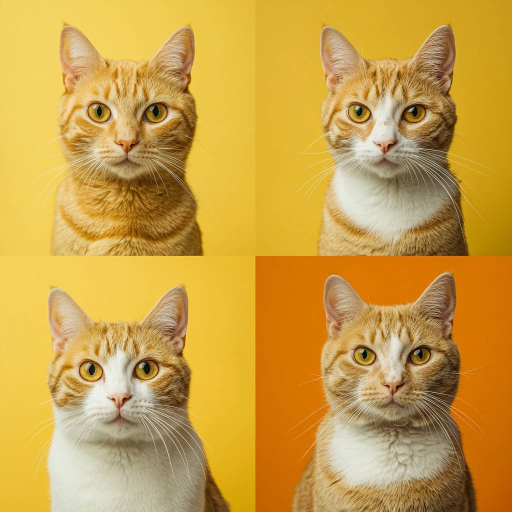
#> input picture lab9/4_cats.png, 1024 x 1024 px (shown at 1/2 size)
$ python task17.py
#> lines starting #> are read from the running program, lines starting #| are printed output that depends on the picture; after the words box and inside, x2 and y2 are one past the last pixel; in counts of white or black regions, pixels touching at a corner belong together
from PIL import Image  # импортируем pillow для работы с изображением
import numpy as np  # импортируем numpy для работы с массивами
import matplotlib.pyplot as plt  # импортируем matplotlib для визуализации изображения
from scipy.ndimage import binary_erosion, binary_dilation  # импортируем функции непосредственно для обработки изображения

# Открываем изображение и конвертируем его в формат RGBA (с альфа-каналом)
image = Image.open('4_cats.png').convert("RGBA")
data = np.array(image)  # преобразуем изображение в массив numpy
h, w, _ = data.shape  # находим высоту и ширину изображения
#> h = 1024; w = 1024

# Разбиваем изображение на 4 сектора, чтобы обрабатывать их по отдельности
sectors = [
    data[:h // 2, :w // 2, :],  # верхний левый сектор
    data[:h // 2, w // 2:, :],  # верхний правый сектор
    data[h // 2:, :w // 2, :],  # нижний левый сектор
    data[h // 2:, w // 2:, :]    # нижний правый сектор
]

def remove_background(sector, lower_bound, upper_bound, exclusion_areas):
    """
    Эта функция удаляет фон из заданного сектора изображения.
    Идея состоит в том, чтобы проводить очистку от фона на основе двух границ значений цвета пикселей,
    которые я нашла путём ювелирной работы. Чтобы улучшить результат и на самих кошках не исчезали пиксели,
    цвет которых совпадает с фоном, я решила примерно выделить прямоугольники в местах, где кошки,
    и сделать эти прямоугольники недосягаемыми областями (т.е. там фон мы не чистим).
    Можно также ещё улучшить решение, и сделать такие же маски для ушей, но задание допускает такие оплошности:)

    :param sector: Сектор изображения, который мы хотим обработать.
    :param lower_bound: Нижняя граница цвета для создания маски.
    :param upper_bound: Верхняя граница цвета для создания маски.
    :param exclusion_areas: Области, которые мы не хотим затрагивать.
    :return: Новый сектор с удаленным фоном.
    """
    # Извлекаем цветовые каналы из сектора.
    red, green, blue = sector[:, :, 0], sector[:, :, 1], sector[:, :, 2]

    # Создаем маску для выделения цветов в заданном диапазоне.
    mask = (
        (red >= lower_bound[0]) & (red <= upper_bound[0]) &
        (green >= lower_bound[1]) & (green <= upper_bound[1]) &
        (blue >= lower_bound[2]) & (blue <= upper_bound[2])
    )
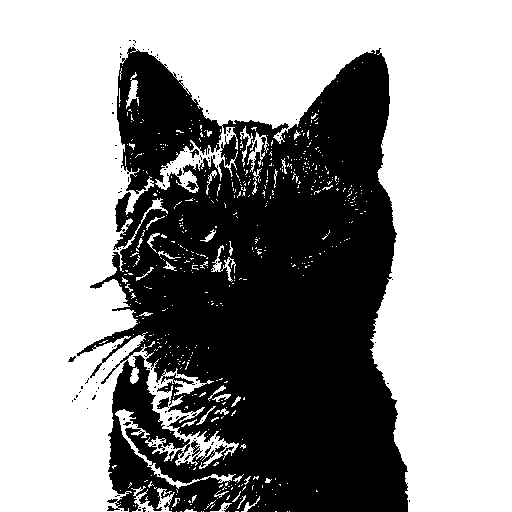
#> mask: shape (512, 512) bool; 60.2% white; 108 black regions (103 under 20 px), largest, box (x1, y1, x2, y2) and area: (77, 47, 408, 512) 103786, (157, 397, 169, 409) 88, (190, 149, 199, 158) 37, (68, 356, 76, 362) 27, (158, 444, 165, 451) 22

    # Убираем шум из маски сначала с помощью эрозии, затем используем дилатацию для восстановления формы объектов
    mask_cleaned = binary_dilation(binary_erosion(mask, structure=np.ones((5, 5))), structure=np.ones((5, 5)))
#> mask_cleaned: shape (512, 512) bool; 56.8% white; 14 black regions (12 under 20 px), largest, box (x1, y1, x2, y2) and area: (77, 40, 410, 512) 113214, (68, 356, 76, 362) 28

    # Создаем маску исключения для областей, которые не нужно обрабатывать
    mask_exclusion = np.zeros(sector.shape[:2], dtype=bool)  # начинаем с пустой маски
    for rect_start, rect_size in exclusion_areas:  # проходим по всей исключающей
        x_start, y_start = rect_start  # получаем начальные координаты области
        rect_width, rect_height = rect_size  # получаем размеры области
        mask_exclusion[y_start:y_start + rect_height, x_start:x_start + rect_width] = True  # обозначаем область как исключенную

    # Создаем новый массив для сектора с альфа-каналом (прозрачностью)
    new_sector = np.zeros((*sector.shape[:2], 4), dtype=np.uint8)

    # Копируем RGB каналы из оригинального сектора в новый массив
    new_sector[..., :3] = sector[..., :3]

    # Создаем альфа-канал и заполняем его значением 255 (полная непрозрачность)
    alpha_channel = np.ones(sector.shape[:2], dtype=np.uint8) * 255

    # Убираем фон, делая прозрачными только те области, которые соответствуют маске и не являются исключениями
    alpha_channel[mask_cleaned & ~mask_exclusion] = 0

    new_sector[..., 3] = alpha_channel  # присваиваем альфа-канал новому сектору

    return new_sector  # возвращаем обработанный сектор

# Определяем области исключения для каждого сектора
exclusion_areas = [
    [((130, 130), (240, 400))],  # верхний левый сектор
    [((150, 130), (230, 400))],  # верхний правый сектор
    [((110, 130), (260, 400))],  # нижний левый сектор
    [((140, 130), (255, 400))]   # нижний правый сектор
]

# Задаем параметры маски для каждого сектора (нижние и верхние границы цвета).
bounds = [
    ([215, 170, 35], [250, 220, 110]),  # верхний левый сектор
    ([120, 110, 0], [235, 190, 65]),    # верхний правый сектор
    ([175, 100, 0], [255, 215, 100]),   # нижний левый сектор
    ([100, 50, 0], [230, 150, 30])      # нижний правый сектор
]

# Обрабатываем каждый сектор и удаляем фон с помощью написанной функции
processed_sectors = [
    remove_background(sectors[i].copy(), bounds[i][0], bounds[i][1], exclusion_areas[i])
    for i in range(4)  # проходим по всем четырем секторам
]
#> in remove_background (call 2), `mask = ( (red >= lower_bound[0]) & (red <= upper_bound[0]) & (green >=..`: mask: shape (512, 512) bool; 59% white; 108 black regions (107 under 20 px), largest, box (x1, y1, x2, y2) and area: (76, 49, 427, 512) 107237
#> in remove_background (call 2), `mask_cleaned = binary_dilation(binary_erosion(mask, structure=np.ones(..`: mask_cleaned: shape (512, 512) bool; 56.4% white; 18 black regions (17 under 20 px), largest, box (x1, y1, x2, y2) and area: (76, 49, 427, 512) 114323
#> the loop in remove_background (call 2), `for rect_start, rect_size in exclusion_areas:` made 1 pass
#> (x_start, y_start, rect_width, rect_height) on pass 1: (150, 130, 230, 400)
#> after the loop in remove_background (call 2), `for rect_start, rect_size in exclusion_areas:`: mask_exclusion: shape (512, 512) bool; 33.5% white; 1 white region, box (x1, y1, x2, y2) and area: (150, 130, 380, 512) 87860
#> in remove_background (call 3), `mask = ( (red >= lower_bound[0]) & (red <= upper_bound[0]) & (green >=..`: mask: shape (512, 512) bool; 57.9% white; 157 black regions (148 under 20 px), largest, box (x1, y1, x2, y2) and area: (80, 59, 462, 512) 109340, (203, 140, 214, 157) 91, (228, 129, 243, 145) 85
#> in remove_background (call 3), `mask_cleaned = binary_dilation(binary_erosion(mask, structure=np.ones(..`: mask_cleaned: shape (512, 512) bool; 55% white; 20 black regions (19 under 20 px), largest, box (x1, y1, x2, y2) and area: (80, 59, 462, 512) 117868
#> after the loop in remove_background (call 3), `for rect_start, rect_size in exclusion_areas:`: mask_exclusion: shape (512, 512) bool; 37.9% white; 1 white region, box (x1, y1, x2, y2) and area: (110, 130, 370, 512) 99320
#> in remove_background (call 4), `red, green, blue = sector[:, :, 0], sector[:, :, 1], sector[:, :, 2]`:
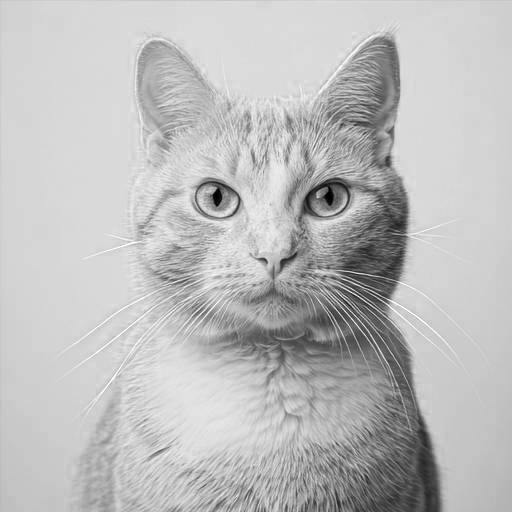
#> red: shape (512, 512); min 0, max 255, mean 188.9
#> in remove_background (call 4), `red, green, blue = sector[:, :, 0], sector[:, :, 1], sector[:, :, 2]`:
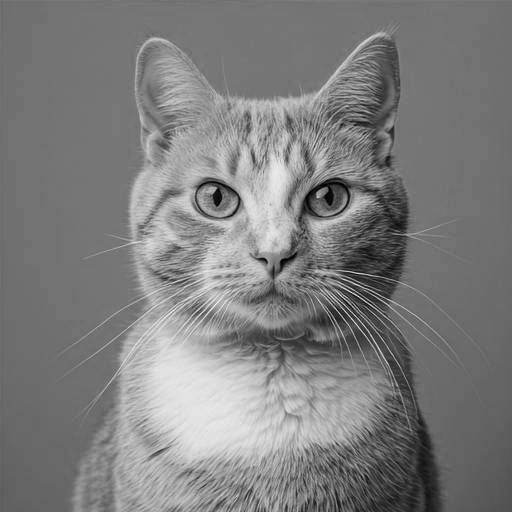
#> green: shape (512, 512); min 0, max 253, mean 125.7
#> in remove_background (call 4), `mask = ( (red >= lower_bound[0]) & (red <= upper_bound[0]) & (green >=..`: mask: shape (512, 512) bool; 52.1% white; 43 black regions (42 under 20 px), largest, box (x1, y1, x2, y2) and area: (71, 27, 448, 512) 125476
#> in remove_background (call 4), `mask_cleaned = binary_dilation(binary_erosion(mask, structure=np.ones(..`:
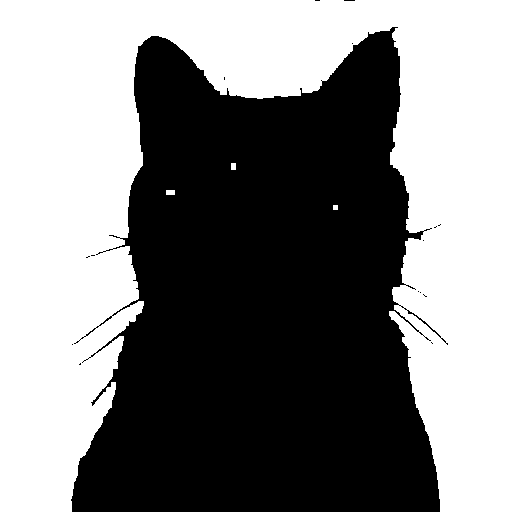
#> mask_cleaned: shape (512, 512) bool; 50.9% white; 16 black regions (15 under 20 px), largest, box (x1, y1, x2, y2) and area: (71, 27, 448, 512) 128594
#> the loop in remove_background (call 4), `for rect_start, rect_size in exclusion_areas:` made 1 pass
#> (x_start, y_start, rect_width, rect_height) on pass 1: (140, 130, 255, 400)
#> after the loop in remove_background (call 4), `for rect_start, rect_size in exclusion_areas:`:
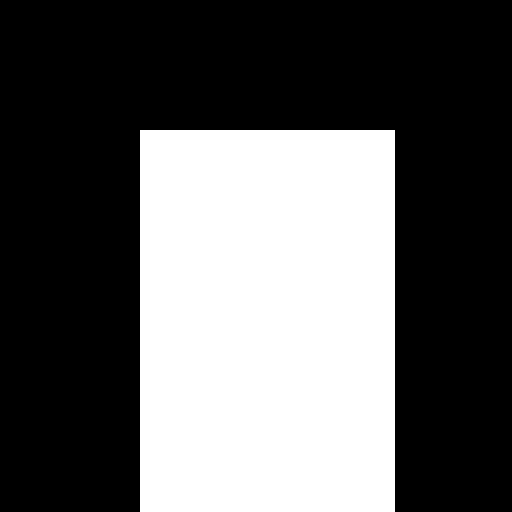
#> mask_exclusion: shape (512, 512) bool; 37.2% white; 1 white region, box (x1, y1, x2, y2) and area: (140, 130, 395, 512) 97410
#> in remove_background (call 4), `new_sector[..., 3] = alpha_channel`:
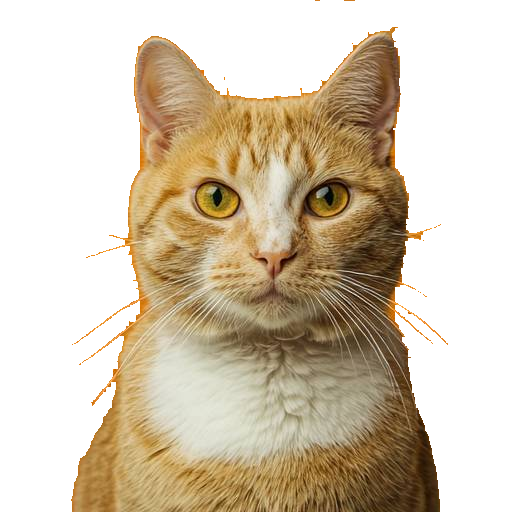
#> new_sector: shape (512, 512, 4); mean of channels 0, 1, 2, 3 188.9, 125.7, 48.4, 125.5; transparent parts drawn white
#> processed_sectors = 4 items

# Создаем новый массив для объединенного изображения с теми же размерами, что и оригинал
processed_image = np.zeros_like(data)

# Вставляем обработанные сектора обратно в общий массив по их позициям.
processed_image[:h // 2, :w // 2] = processed_sectors[0]  # верхний левый сектор
processed_image[:h // 2, w // 2:] = processed_sectors[1]  # верхний правый сектор
processed_image[h // 2:, :w // 2] = processed_sectors[2]  # нижний левый сектор
processed_image[h // 2:, w // 2:] = processed_sectors[3]  # нижний правый сектор
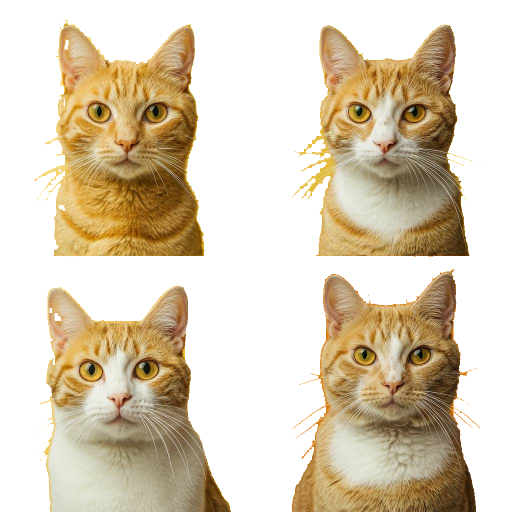
#> processed_image: shape (1024, 1024, 4) (shown at 1/2 size); mean of channels 0, 1, 2, 3 203.4, 160.7, 70.8, 117.1; transparent parts drawn white

# Преобразуем обработанный массив обратно в изображение PIL и сохраняем
result_image = Image.fromarray(processed_image)
result_image.save('processed_image.png')  # сохраняем изображение
result_image.show()  # отображаем изображение

# Используем matplotlib для отображения оригинального и обработанного изображений рядом друг с другом
plt.figure(figsize=(10, 5))  # устанавливаем размер окна для графиков

plt.subplot(1, 2, 1)  # создаем подграфик для оригинального изображения
plt.title('Оригинальное изображение')  # заголовок для оригинального изображения
plt.imshow(image)  # отображаем оригинальное изображение
plt.axis('off')  # выключаем оси для более чистого вида

plt.subplot(1, 2, 2)  # создаем подграфик для обработанного изображения
plt.title('Обработанное изображение')  # заголовок для обработанного изображения
plt.imshow(result_image)  # отображаем обработанное изображение
plt.axis('off')  # выключаем оси

plt.show()  # показываем все графики
